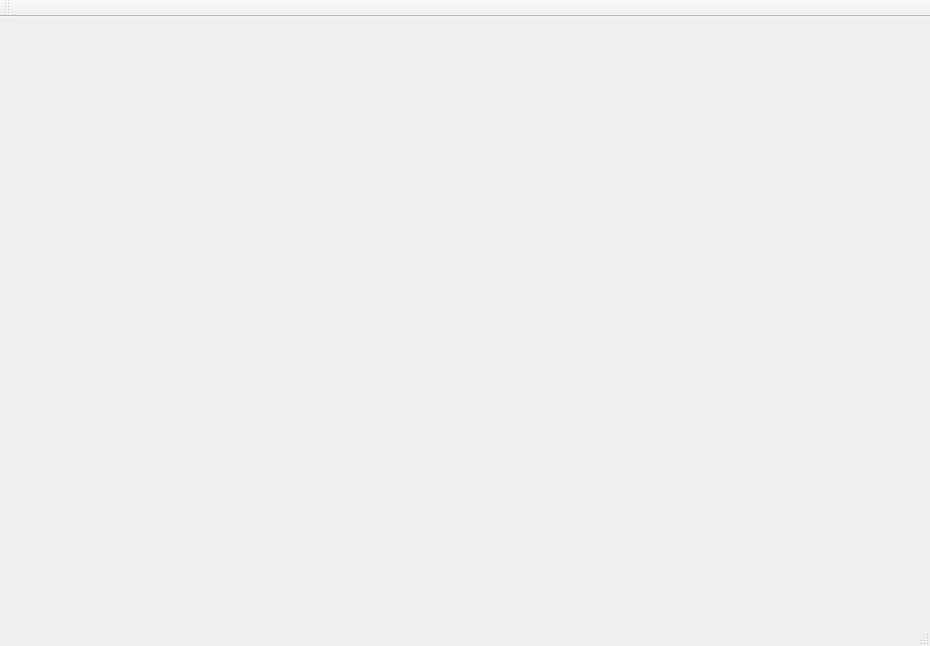
<?xml version="1.0" encoding="UTF-8"?>
<ui version="4.0">
 <author>Alexander Saal</author>
 <class>UiApp</class>
 <widget class="QMainWindow" name="UiApp">
  <property name="geometry">
   <rect>
    <x>0</x>
    <y>0</y>
    <width>930</width>
    <height>646</height>
   </rect>
  </property>
  <property name="minimumSize">
   <size>
    <width>930</width>
    <height>646</height>
   </size>
  </property>
  <property name="windowTitle">
   <string>MainWindow</string>
  </property>
  <widget class="olbaflinx::app::AppCentralWidget" name="appCentralWidget"/>
  <widget class="QStatusBar" name="appStatusBar"/>
  <widget class="QToolBar" name="appToolBar">
   <property name="windowTitle">
    <string>toolBar</string>
   </property>
   <attribute name="toolBarArea">
    <enum>TopToolBarArea</enum>
   </attribute>
   <attribute name="toolBarBreak">
    <bool>false</bool>
   </attribute>
  </widget>
 </widget>
 <customwidgets>
  <customwidget>
   <class>olbaflinx::app::AppCentralWidget</class>
   <extends>QWidget</extends>
   <header>AppCentralWidget.h</header>
   <container>1</container>
  </customwidget>
 </customwidgets>
 <resources/>
 <connections/>
</ui>
